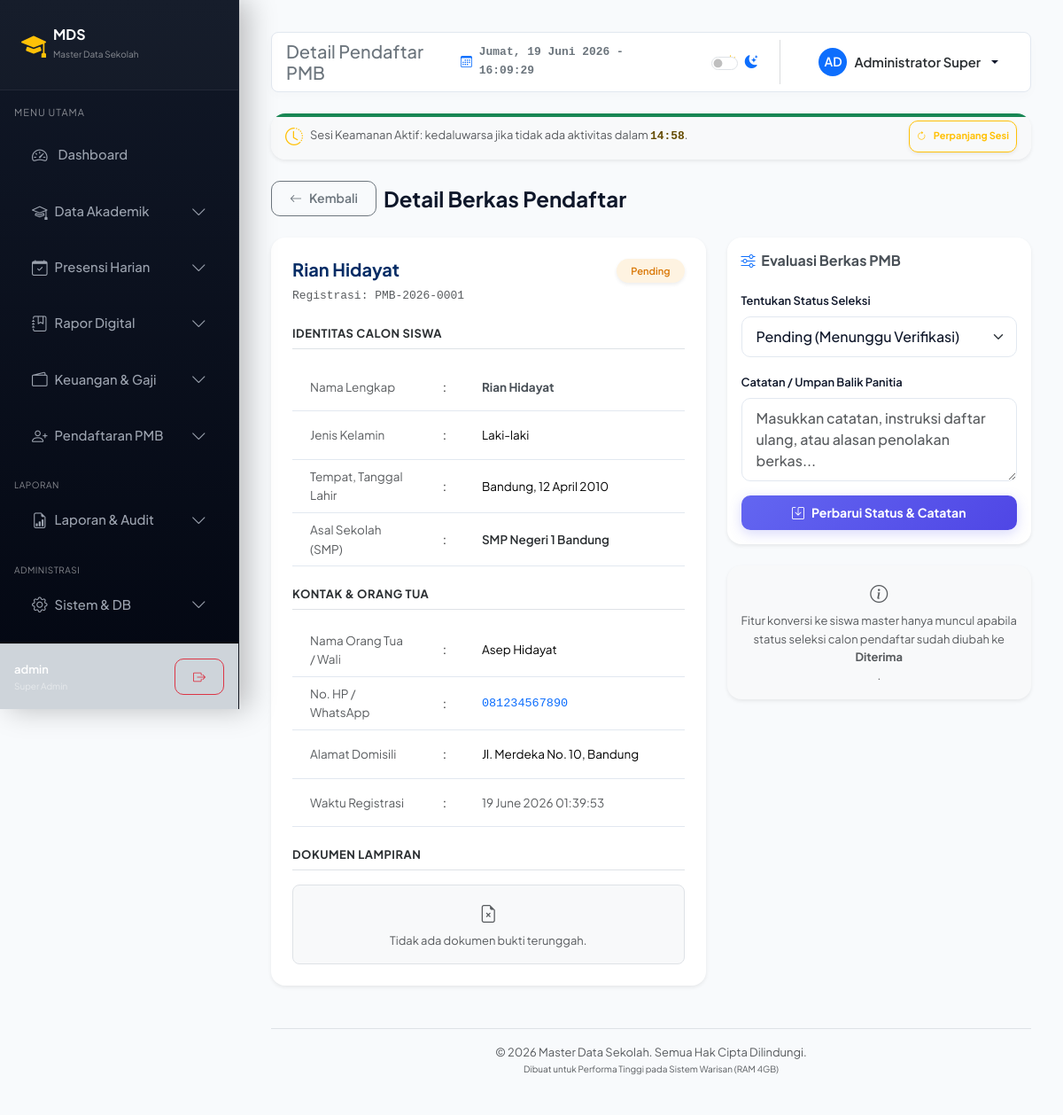
/pmb/detail.php?id=136634649e5362c877805003320be4c9 (signed in), run on the app's committed database.
### tables this page shows
CREATE TABLE IF NOT EXISTS `pmb_pendaftar` (
  `id` INT AUTO_INCREMENT PRIMARY KEY,
  `no_pendaftaran` VARCHAR(25) UNIQUE NOT NULL,
  `nama` VARCHAR(100) NOT NULL,
  `jenis_kelamin` ENUM('L', 'P') NOT NULL,
  `tempat_lahir` VARCHAR(50) NOT NULL,
  `tanggal_lahir` DATE NOT NULL,
  `asal_sekolah` VARCHAR(100) NOT NULL,
  `nama_ortu` VARCHAR(100) NOT NULL,
  `no_hp` VARCHAR(20) NOT NULL,
  `alamat` TEXT NOT NULL,
  `status` ENUM('Pending', 'Diterima', 'Ditolak') NOT NULL DEFAULT 'Pending',
  `dokumen_bukti` VARCHAR(255) DEFAULT NULL,
  `token` VARCHAR(64) UNIQUE NOT NULL,
  `siswa_id` INT DEFAULT NULL,
  `pmb_akun_id` INT DEFAULT NULL,
  `catatan_panitia` TEXT DEFAULT NULL,
  `created_at` TIMESTAMP DEFAULT CURRENT_TIMESTAMP,
  FOREIGN KEY (`siswa_id`) REFERENCES `siswa`(`id`) ON DELETE SET NULL,
  FOREIGN KEY (`pmb_akun_id`) REFERENCES `pmb_akun`(`id`) ON DELETE CASCADE
);

### pmb/detail.php (the view, shortened to what this page needs)
<?php
$path_prefix = '../';
require_once $path_prefix . 'config/db.php';
$id = isset($_GET['id']) ? (int)$_GET['id'] : 0;
$pendaftar = null;
try {
    $stmt = $pdo->prepare("SELECT * FROM pmb_pendaftar WHERE id = ?");
    $stmt->execute([$id]);
    $pendaftar = $stmt->fetch();
} catch (PDOException $e) {
    $_SESSION['error_message'] = 'Database error: ' . $e->getMessage();
    header("Location: index.php");
    exit();
}
$linked_student = null;
include $path_prefix . 'includes/header.php';
?>
<div class="d-flex align-items-center justify-content-between mb-4">
    <div class="d-flex align-items-center gap-2">
        <a href="index.php" class="btn btn-outline-secondary btn-sm"><i class="bi bi-arrow-left"></i> Kembali</a>
        <h4 class="fw-bold mb-0">Detail Berkas Pendaftar</h4>
    </div>
</div>
<div class="row g-4">
    <div class="col-12 col-lg-7">
        <div class="card shadow-sm border-0">
            <div class="card-header bg-transparent border-0 pt-4 px-4 pb-0">
                <div class="d-flex justify-content-between align-items-start">
                    <div>
                        <h5 class="fw-bold mb-1 text-primary-emphasis"><?php echo htmlspecialchars($pendaftar['nama']); ?></h5>
                        <span class="text-muted font-monospace small">Registrasi: <?php echo htmlspecialchars($pendaftar['no_pendaftaran']); ?></span>
                    </div>
                    <div>
                        <?php if ($pendaftar['status'] === 'Diterima'): ?>
                            <span class="badge bg-success-subtle text-success py-2 px-3 shadow-sm rounded-pill">Diterima</span>
                        <?php elseif ($pendaftar['status'] === 'Ditolak'): ?>
                            <span class="badge bg-danger-subtle text-danger py-2 px-3 shadow-sm rounded-pill">Ditolak</span>
                        <?php else: ?>
                            <span class="badge bg-warning-subtle text-warning-emphasis py-2 px-3 shadow-sm rounded-pill">Pending</span>
                        <?php endif; ?>
                    </div>
                </div>
            </div>
            <div class="card-body p-4">
                <h6 class="fw-bold border-bottom pb-2 mb-3 text-secondary-emphasis small text-uppercase" style="letter-spacing: 0.5px;">Identitas Calon Siswa</h6>
                <table class="table table-sm table-borderless align-middle mb-4" style="font-size: 13.5px;">
                    <tr>
                        <td class="text-muted py-2" style="width: 150px;">Nama Lengkap</td>
                        <td style="width: 10px;">:</td>
                        <td class="fw-bold text-dark-emphasis"><?php echo htmlspecialchars($pendaftar['nama']); ?></td>
                    </tr>
                    <tr>
                        <td class="text-muted py-2">Jenis Kelamin</td>
                        <td>:</td>
                        <td><?php echo $pendaftar['jenis_kelamin'] === 'L' ? 'Laki-laki' : 'Perempuan'; ?></td>
                    </tr>
                    <tr>
                        <td class="text-muted py-2">Tempat, Tanggal Lahir</td>
                        <td>:</td>
                        <td><?php echo htmlspecialchars($pendaftar['tempat_lahir'] . ', ' . date('d F Y', strtotime($pendaftar['tanggal_lahir']))); ?></td>
                    </tr>
                    <tr>
                        <td class="text-muted py-2">Asal Sekolah (SMP)</td>
                        <td>:</td>
                        <td class="fw-semibold text-secondary-emphasis"><?php echo htmlspecialchars($pendaftar['asal_sekolah']); ?></td>
                    </tr>
                </table>
                <h6 class="fw-bold border-bottom pb-2 mb-3 text-secondary-emphasis small text-uppercase" style="letter-spacing: 0.5px;">Kontak & Orang Tua</h6>
                <table class="table table-sm table-borderless align-middle mb-4" style="font-size: 13.5px;">
                    <tr>
                        <td class="text-muted py-2" style="width: 150px;">Nama Orang Tua / Wali</td>
                        <td style="width: 10px;">:</td>
                        <td><?php echo htmlspecialchars($pendaftar['nama_ortu']); ?></td>
                    </tr>
                    <tr>
                        <td class="text-muted py-2">No. HP / WhatsApp</td>
                        <td>:</td>
                        <td class="font-monospace text-primary fw-medium"><?php echo htmlspecialchars($pendaftar['no_hp']); ?></td>
                    </tr>
                    <tr>
                        <td class="text-muted py-2">Alamat Domisili</td>
                        <td>:</td>
                        <td class="text-wrap"><?php echo htmlspecialchars($pendaftar['alamat']); ?></td>
                    </tr>
                    <tr>
                        <td class="text-muted py-2">Waktu Registrasi</td>
                        <td>:</td>
                        <td class="text-muted"><?php echo date('d F Y H:i:s', strtotime($pendaftar['created_at'])); ?></td>
                    </tr>
                </table>
                <h6 class="fw-bold border-bottom pb-2 mb-3 text-secondary-emphasis small text-uppercase" style="letter-spacing: 0.5px;">Dokumen Lampiran</h6>
                <?php if (!empty($pendaftar['dokumen_bukti'])): ?>
                    <div class="d-flex align-items-center justify-content-between p-3 bg-light rounded-3 border border-light-subtle">
                        <div class="d-flex align-items-center gap-3">
                            <i class="bi bi-file-earmark-check-fill text-primary fs-3"></i>
                            <div>
                                <span class="d-block fw-semibold small text-dark-emphasis"><?php echo basename($pendaftar['dokumen_bukti']); ?></span>
                                <small class="text-muted" style="font-size: 11px;">Unggahan berkas pendaftaran calon siswa</small>
                            </div>
                        </div>
                        <a href="view_doc.php?id=<?php echo $pendaftar['id']; ?>" target="_blank" class="btn btn-sm btn-outline-primary fw-semibold"><i class="bi bi-eye"></i> Lihat Berkas</a>
                    </div>
                <?php else: ?>
                    <div class="p-3 bg-light rounded-3 text-center text-muted small border">
                        <i class="bi bi-file-earmark-x d-block mb-1 fs-5"></i> Tidak ada dokumen bukti terunggah.
                    </div>
                <?php endif; ?>
            </div>
        </div>
    </div>
    <div class="col-12 col-lg-5">
        <div class="card shadow-sm border-0 mb-4">
            <div class="card-header bg-transparent border-0 pt-3 px-3">
                <h6 class="fw-bold mb-0 text-dark-emphasis"><i class="bi bi-sliders text-primary me-1"></i> Evaluasi Berkas PMB</h6>
            </div>
            <div class="card-body">
                <form method="POST" action="">
                    <div class="mb-3">
                        <label for="status" class="form-label small">Tentukan Status Seleksi</label>
                        <select class="form-select" id="status" name="status" <?php echo ($role !== 'super_admin' && $role !== 'operator') ? 'disabled' : ''; ?> required>
                            <option value="Pending" <?php echo $pendaftar['status'] === 'Pending' ? 'selected' : ''; ?>>Pending (Menunggu Verifikasi)</option>
                        </select>
                    </div>
                    <div class="mb-3">
                        <label for="catatan_panitia" class="form-label small">Catatan / Umpan Balik Panitia</label>
                        <textarea class="form-control" id="catatan_panitia" name="catatan_panitia" rows="3" placeholder="Masukkan catatan, instruksi daftar ulang, atau alasan penolakan berkas..." <?php echo ($role !== 'super_admin' && $role !== 'operator') ? 'disabled' : ''; ?>><?php echo htmlspecialchars($pendaftar['catatan_panitia'] ?? ''); ?></textarea>
                    </div>
                    <?php if ($role === 'super_admin' || $role === 'operator'): ?>
                        <button type="submit" class="btn btn-sm btn-primary w-100 fw-bold"><i class="bi bi-save"></i> Perbarui Status & Catatan</button>
                    <?php endif; ?>
                </form>
            </div>
        </div>
        <?php if (!empty($pendaftar['siswa_id']) && $linked_student): ?>
            <div class="card shadow-sm border-0 border-start border-success border-4 bg-success bg-opacity-5">
                <div class="card-body py-4 text-center">
                    <i class="bi bi-check-circle-fill text-success display-6 mb-3 d-block"></i>
                    <h6 class="fw-bold text-success mb-1">Sudah Terdaftar di Master Data</h6>
                    <p class="small text-muted mb-4">Calon murid ini sudah sukses dikonversi menjadi siswa aktif sekolah.</p>
                    <a href="../siswa/detail.php?id=<?php echo $linked_student['id']; ?>" class="btn btn-sm btn-success fw-bold px-4 shadow-sm">
                        <i class="bi bi-person-circle me-1"></i> Buka Profil Siswa
                    </a>
                </div>
            </div>
        <?php else: ?>
            <div class="card shadow-sm border-0 bg-light p-3 text-center text-muted small border">
                <i class="bi bi-info-circle d-block mb-1 fs-5"></i>
                Fitur konversi ke siswa master hanya muncul apabila status seleksi calon pendaftar sudah diubah ke <strong>Diterima</strong>.
            </div>
        <?php endif; ?>
    </div>
</div>
<?php include $path_prefix . 'includes/footer.php'; ?>

### assets/css/style.css (style rules this page uses)
:root { --transition-speed: 0.35s; --sidebar-width: 270px; --bg-primary: #f8fafc; --bg-card: #ffffff; --text-primary: #0f172a; --text-muted: #64748b; --border-color: #e2e8f0; --primary-color: #6366f1; --primary-gradient: linear-gradient(135deg, #6366f1 0%, #4f46e5 100%); --primary-hover-gradient: linear-gradient(135deg, #4f46e5 0%, #4338ca 100%); --success-color: #10b981; --success-gradient: linear-gradient(135deg, #10b981 0%, #059669 100%); --info-color: #0ea5e9; --info-gradient: linear-gradient(135deg, #0ea5e9 0%, #0284c7 100%); --warning-color: #f59e0b; --warning-gradient: linear-gradient(135deg, #f59e0b 0%, #d97706 100%); --danger-color: #f43f5e; --danger-gradient: linear-gradient(135deg, #f43f5e 0%, #e11d48 100%); --input-bg: #ffffff; --input-focus-border: #a5b4fc; }
body { font-family: 'Plus Jakarta Sans', 'Outfit', sans-serif; background-color: var(--bg-primary); color: var(--text-primary); transition: background-color var(--transition-speed) ease, color var(--transition-speed) ease; min-height: 100vh; font-size: 0.925rem; line-height: 1.6; }
.card, .stat-card, form, table { animation: slideUp 0.45s cubic-bezier(0.16, 1, 0.3, 1) forwards; }
.card { background-color: var(--bg-card); border: 1px solid var(--border-color); border-radius: 16px; box-shadow: 0 4px 6px -1px rgba(0, 0, 0, 0.03), 0 2px 4px -1px rgba(0, 0, 0, 0.02); transition: all var(--transition-speed) cubic-bezier(0.4, 0, 0.2, 1); overflow: hidden; }
.btn { border-radius: 10px; padding: 0.55rem 1.25rem; font-weight: 600; transition: all 0.2s ease; display: inline-flex; align-items: center; justify-content: center; gap: 8px; }
.btn-primary { background: var(--primary-gradient); border: none; box-shadow: 0 4px 14px rgba(99, 102, 241, 0.25); }
.table { color: var(--text-primary); }
td, th { padding: 1rem 1.25rem !important; border-bottom: 1px solid var(--border-color) !important; }
.form-control, .form-select { background-color: var(--input-bg); border: 1px solid var(--border-color); color: var(--text-primary); border-radius: 10px; padding: 0.625rem 1rem; font-weight: 500; transition: all 0.25s ease; }
.form-label { margin-bottom: 0.45rem; font-weight: 600; color: var(--text-primary); }
.badge { padding: 0.45em 0.8em; font-weight: 600; border-radius: 6px; }
.bg-warning-subtle { background-color: rgba(245, 158, 11, 0.12) !important; color: #d97706 !important; }

### data on the page
pmb_pendaftar: nama "Rian Hidayat", no_pendaftaran "PMB-2026-0001", tempat_lahir+tanggal_lahir "Bandung, 12 April 2010", asal_sekolah "SMP Negeri 1 Bandung", nama_ortu "Asep Hidayat", no_hp "081234567890", alamat "Jl. Merdeka No. 10, Bandung", created_at "19 June 2026 01:39:53", status "Pending (Menunggu Verifikasi)"

### other printed values
$_SESSION['username'] "admin"
$role_labels[$role] "Super Admin"
$page_title "Detail Pendaftar PMB"
substr($name, 0, 2) "AD"
$name "Administrator Super"
